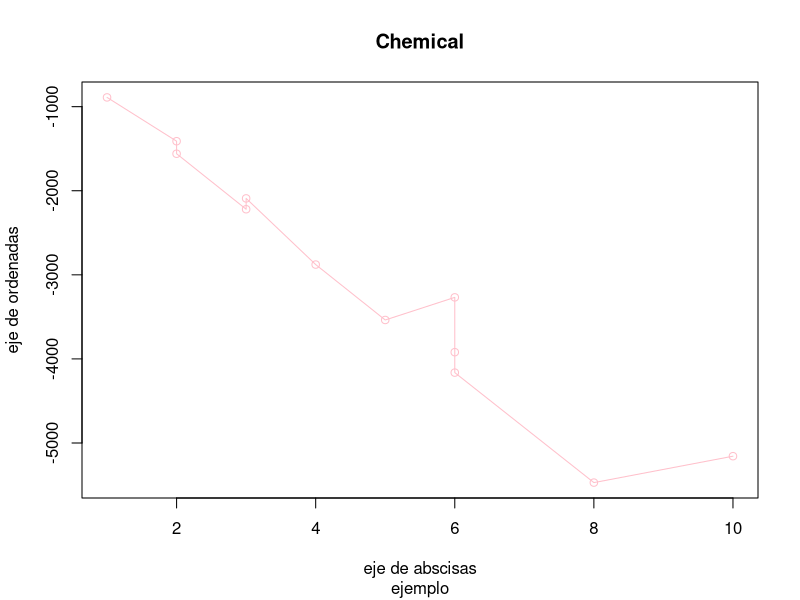

Recreate this plot in R.
getwd()
setwd("BigData/BigData-Zacatecas/MachineLearningStandford")
all.scores <- read.csv("chemical.csv")
x <- all.scores[,"x"] 
y <- all.scores[,"y"]
y
par(mfrow=c(1,1))
plot(x, y, xlab="eje de abscisas", ylab="eje de ordenadas", main="Chemical", sub="ejemplo",type="overplotted",col="pink")


